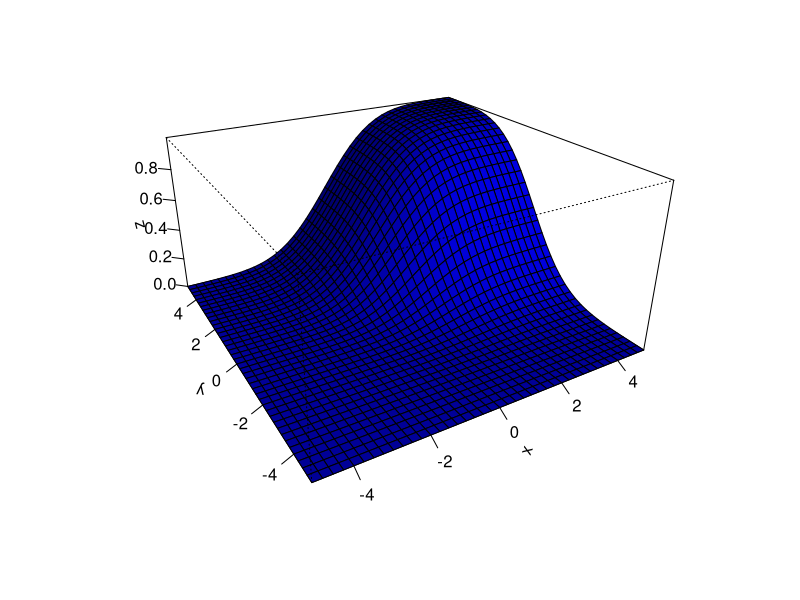
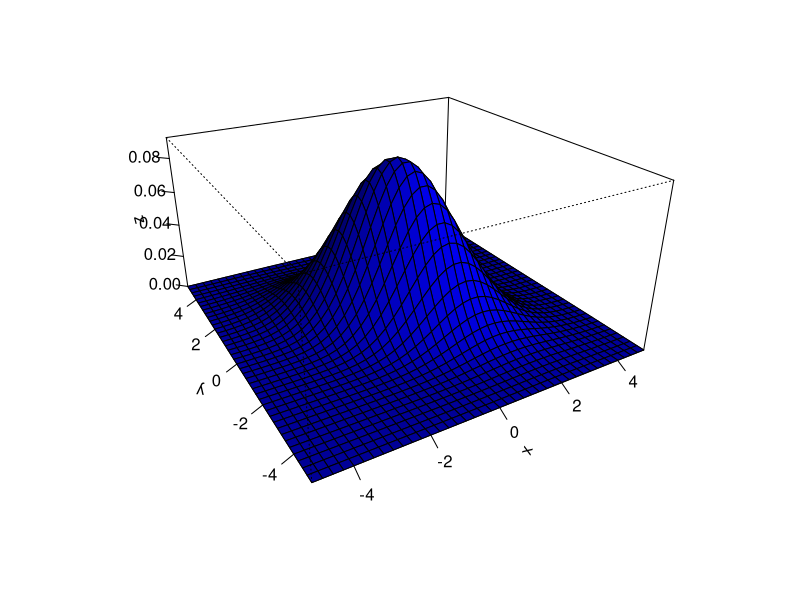
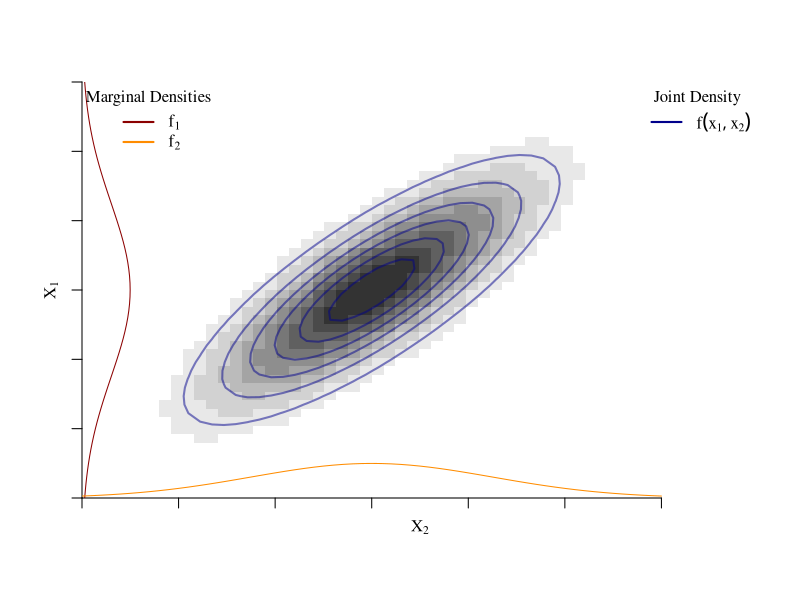
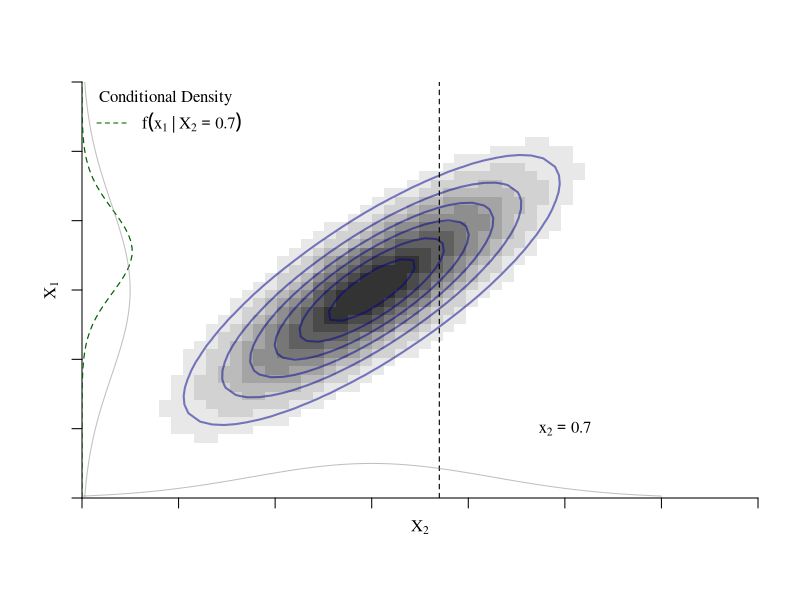
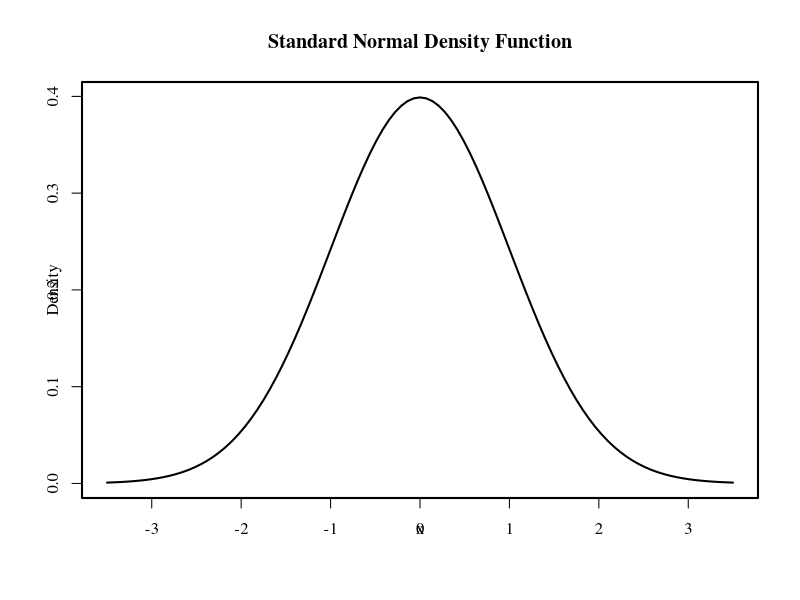
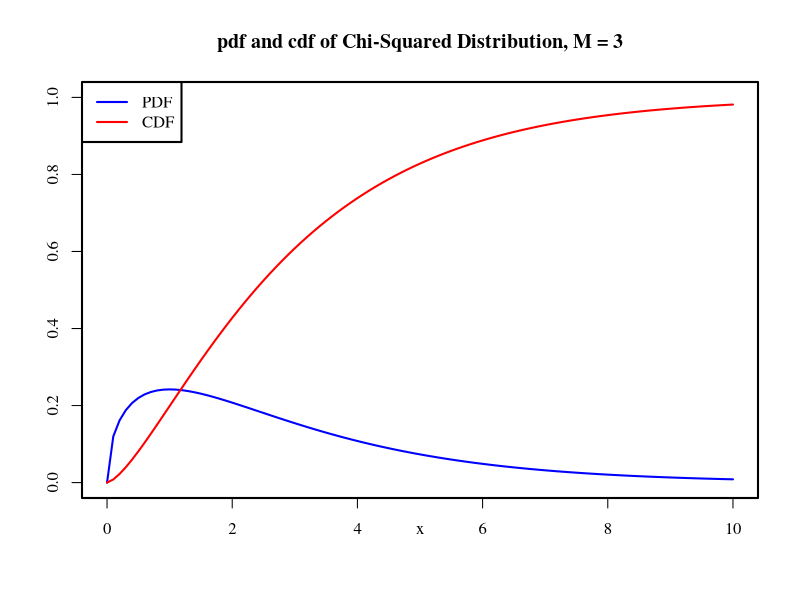
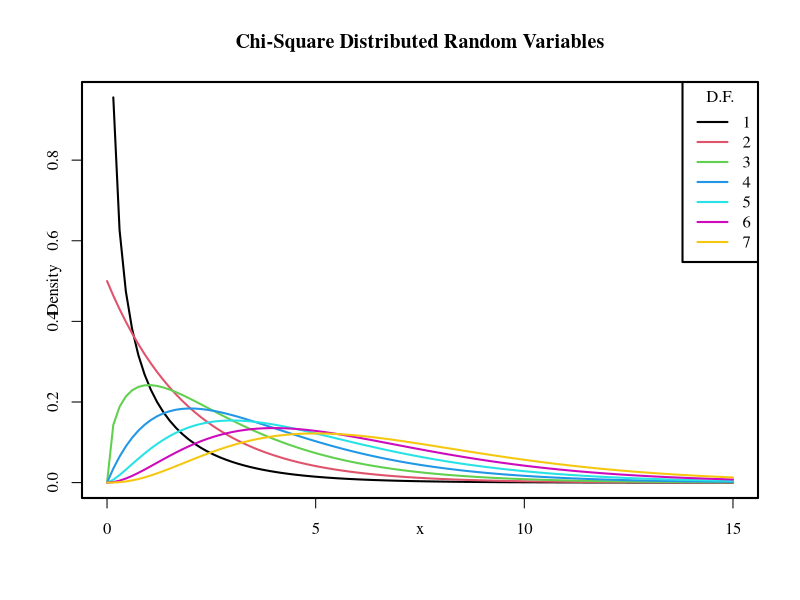
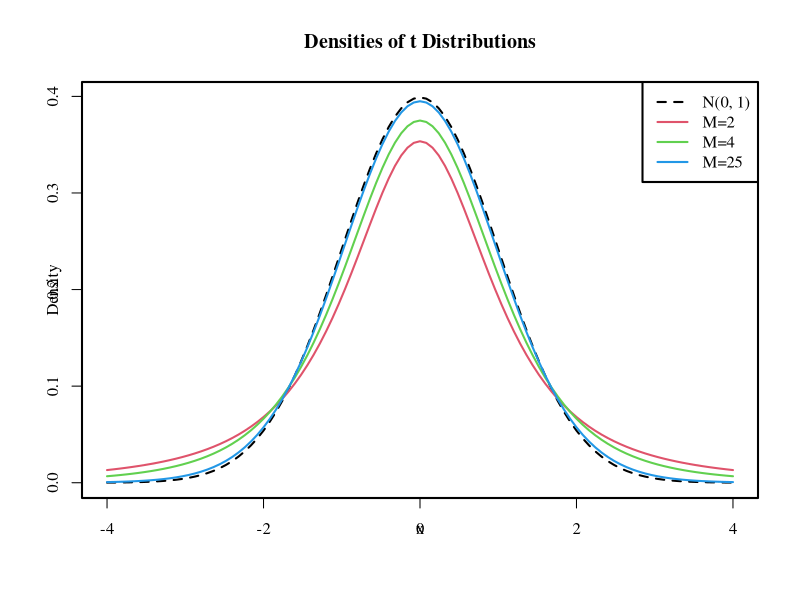

These figures' R source, in order:
## ---- chunk 1
set.seed(869)
## 1 (fair) coin-flip:
results <- sample(x = c("H", "T"), size = 5, replace = TRUE)
## Relative frequency of "H" in 5 coin-flips
length(results[results=="H"])/5

## 10 (fair) coin-flips:
results <- sample(x = c("H", "T"), size = 50, replace = TRUE)
## Relative frequency of "H" in 50 coin-flips
length(results[results=="H"])/50

## 100000 (fair) coin-flips:
results <- sample(x = c("H", "T"), size = 5000, replace = TRUE)
## Relative frequency of "H" in 5000 coin-flips
length(results[results=="H"])/5000
## ---- chunk 2
## Install the package if not installed yet
# install.packages("mnormt")

library(mnormt)

x     <- seq(-5, 5, 0.25) 
y     <- seq(-5, 5, 0.25)
mu    <- c(0, 0)
sigma <- matrix(c(2, -1, -1, 2), nrow = 2)
f     <- function(x, y) pmnorm(cbind(x, y), mu, sigma)
z     <- outer(x, y, f)

persp(x, y, z, theta = -30, phi = 25, 
      shade = 0.75, col = "blue", expand = 0.5, r = 2, 
      ltheta = 25, ticktype = "detailed")
## ---- chunk 3
## Load the package
library(mnormt)

x     <- seq(-5, 5, 0.25) 
y     <- seq(-5, 5, 0.25)
mu    <- c(0, 0)
sigma <- matrix(c(2, -1, -1, 2), nrow = 2)
f     <- function(x, y) dmnorm(cbind(x, y), mu, sigma)
z     <- outer(x, y, f)

persp(x, y, z, theta = -30, phi = 25, 
      shade = 0.75, col = "blue", expand = 0.5, r = 2, 
      ltheta = 25, ticktype = "detailed")
## ---- chunk 4
library("scales")
par(lwd=2,mgp=c(1,1,0), family="serif")
# Modified to extract diagonal.
bivariate.normal <- function(x, mu, Sigma) 
  exp(-.5 * diag(t(x-mu) %*% solve(Sigma) %*% (x-mu))) / sqrt(2 * pi * det(Sigma))

mu    <- c(0,0)
Sigma <- matrix(c(1,.8,.8,1), nrow=2)

x1 <- seq(-3, 3, length.out=50)
x2 <- seq(-3, 3, length.out=50)

# plot(1:10,axes=FALSE, frame.plot=TRUE, lwd=1)

# z can now be calculated much easier.
z     <- bivariate.normal(t(expand.grid(x1,x2)),mu,Sigma)
dim(z)<-c(length(x1),length(x2))
contour(x1, x2, z, col="#4545FF", drawlabels=FALSE, nlevels=5,
        xlab=expression(X[2]), ylab=expression(X[1]),  lwd=1,xlim=c(-3,4),ylim=range(x2),frame.plot=FALSE,axes=FALSE,xaxs = "i", yaxs = "i")
image(x1, x2, z, col=gray(seq(1,.2,len=10)), add=TRUE)
contour(x1, x2, z, col=alpha("darkblue", 0.5), drawlabels=FALSE, nlevels=5, add=TRUE)
#box(lwd=.5)
axis(1,at = -3:3, labels=FALSE,lwd.ticks=1)
axis(2,labels=FALSE,lwd.ticks=1)

# Marginal probability distribution: http://mpdc.mae.cornell.edu/Courses/MAE714/biv-normal.pdf
# Please check this, I'm not sure it is correct.
marginal.x1<-function(x)  exp((-(x-mu[1])^2)/2*(Sigma[1,2]^2)) / (Sigma[1,2]*sqrt(2*pi))
marginal.x2<-function(x)  exp((-(x-mu[1])^2)/2*(Sigma[2,1]^2)) / (Sigma[2,1]*sqrt(2*pi))

# Left side solid
x.s  <- seq(from=min(x1),to=max(x1),by=0.1)
vals<-marginal.x2(x.s)
lines(vals-abs(min(x1)),x.s,lty=1,lwd=1, col="darkred")

# Bottom side solid
vals<-marginal.x1(x.s)
lines(x.s,vals-abs(min(x2)),lty=1,lwd=1, col="darkorange")
legend("topleft", col=c("darkred","darkorange"), lty=1, legend = c(expression(f[1]),expression(f[2])), bty="n",
       title = "Marginal Densities")
legend("topright", col=c("darkblue"), lty=1, legend = expression(f(x[1],x[2])), bty="n",
       title = "Joint Density")
## ---- chunk 5
par(lwd=2,mgp=c(1,1,0), family="serif")
# Modified to extract diagonal.
bivariate.normal <- function(x, mu, Sigma) 
  exp(-.5 * diag(t(x-mu) %*% solve(Sigma) %*% (x-mu))) / sqrt(2 * pi * det(Sigma))

mu    <- c(0,0)
Sigma <- matrix(c(1,.8,.8,1), nrow=2)

x1 <- seq(-3, 3, length.out=50)
x2 <- seq(-3, 3, length.out=50)

# plot(1:10,axes=FALSE, frame.plot=TRUE, lwd=1)

# z can now be calculated much easier.
# z     <- bivariate.normal(t(expand.grid(x1,x2)),mu,Sigma)
# dim(z)<-c(length(x1),length(x2))
# contour(x1, x2, z, col="#4545FF", drawlabels=FALSE, nlevels=5,
#         xlab=expression(X[1]), ylab=expression(X[2]),  lwd=1,xlim=c(-3,4),ylim=range(x2),frame.plot=FALSE,axes=FALSE,xaxs = "i", yaxs = "i")


z     <- bivariate.normal(t(expand.grid(x1,x2)),mu,Sigma)
dim(z)<-c(length(x1),length(x2))
contour(x1, x2, z, col="#4545FF", drawlabels=FALSE, nlevels=5,
        xlab=expression(X[2]), ylab=expression(X[1]),  lwd=1,xlim=c(-3,4),ylim=range(x2),frame.plot=FALSE,axes=FALSE,xaxs = "i", yaxs = "i")
image(x1, x2, z, col=gray(seq(1,.2,len=10)), add=TRUE)
contour(x1, x2, z, col=alpha("darkblue", 0.5), drawlabels=FALSE, nlevels=5, add=TRUE)

#box(lwd=.5)
axis(1,labels=FALSE,lwd.ticks=1)
axis(2,labels=FALSE,lwd.ticks=1)
abline(v=.7, col=1, lwd=1.1, lty=2)
text(2, -2, labels=expression(x[2]==0.7))

# Dotted
f    <- function(x1,x2) bivariate.normal(t(cbind(x1,x2)),mu,Sigma)
x.s  <- seq(from=min(x1),to=max(x1),by=0.1)
vals <- f(x1=0.7,x2=x.s)
lines(vals-abs(min(x1)),x.s,lty=2,lwd=1.2, col="darkgreen")


marginal.x1<-function(x) exp((-(x-mu[1])^2)/2*(Sigma[1,2]^2)) / (Sigma[1,2]*sqrt(2*pi))
marginal.x2<-function(x) exp((-(x-mu[1])^2)/2*(Sigma[2,1]^2)) / (Sigma[2,1]*sqrt(2*pi))

# Left side solid
vals<-marginal.x2(x.s)
lines(vals-abs(min(x1)),x.s,lty=1,lwd=1, col=gray(.5, 0.5))
 
# Bottom side solid
vals<-marginal.x1(x.s)
lines(x.s,vals-abs(min(x2)),lty=1,lwd=1, col=gray(.5, 0.5))

# legend("topright", col=c("darkred","darkorange"), lty=1, legend = c(expression(f[1]),expression(f[2])), bty="n",
#        title = "Marginal Densities")
legend("topleft", col="darkgreen", lty=2.1, lwd=.98, 
legend = expression(f(x[1]~ "|" ~ X[2]==0.7)), bty="n",
       title = "Conditional Density")
## ---- chunk 6
set.seed(51)
## Set the parameter k
k <- 10
## Draw one realization from the discrete uniform distribution
sample(x = 1:k, size = 1, replace = TRUE)
## ---- chunk 7
set.seed(51)
## Set the parameter p
p <- 0.25
## Draw n realization from the discrete uniform distribution
n <- 5
sample(x = c(0,1), size = n, prob = c(1-p, p), replace=TRUE)

## Alternatively:
## (Bernoulli(p) equals Binomial(1,p))
rbinom(n = n, size = 1, prob = p)
## ---- chunk 8
set.seed(51)
## Set the parameters n and p
size <-   10 # number of trials
p    <- 0.25 # prob of success

## Draw n realization from the binomial distribution:
n <- 5
rbinom(n = n, size = size, prob = p)
## ---- chunk 9
## Drawing from the uniform distribution:
n <- 10
a <- 0
b <- 1
runif(n = n, min = a, max = b)
## ---- chunk 10
# draw a plot of the N(0,1) PDF
curve(dnorm(x),
      xlim = c(-3.5, 3.5),
      ylab = "Density", 
      main = "Standard Normal Density Function") 
## ---- chunk 11
## Drawing from the uniform distribution:
n     <- 12
mu    <- 0
sigma <- 1
rnorm(n = n, mean = mu, sd = sigma) 
## ---- chunk 12
# plot the PDF
curve(dchisq(x, df = 3), 
      xlim = c(0, 10), 
      ylim = c(0, 1), 
      col = "blue",
      ylab = "",
      main = "pdf and cdf of Chi-Squared Distribution, M = 3")

# add the CDF to the plot
curve(pchisq(x, df = 3), 
      xlim = c(0, 10), 
      add = TRUE, 
      col = "red")

# add a legend to the plot
legend("topleft", 
       c("PDF", "CDF"), 
       col = c("blue", "red"), 
       lty = c(1, 1))
## ---- chunk 13
# plot the density for M=1
curve(dchisq(x, df = 1), 
      xlim = c(0, 15), 
      xlab = "x", 
      ylab = "Density", 
      main = "Chi-Square Distributed Random Variables")

# add densities for M=2,...,7 to the plot using a 'for()' loop 
for (M in 2:7) {
  curve(dchisq(x, df = M),
        xlim = c(0, 15), 
        add = T, 
        col = M)
}

# add a legend
legend("topright", 
       as.character(1:7), 
       col = 1:7 , 
       lty = 1, 
       title = "D.F.")
## ---- chunk 14
# plot the standard normal density
curve(dnorm(x), 
      xlim = c(-4, 4), 
      xlab = "x", 
      lty = 2, 
      ylab = "Density", 
      main = "Densities of t Distributions")

# plot the t density for M=2
curve(dt(x, df = 2), 
      xlim = c(-4, 4), 
      col = 2, 
      add = T)

# plot the t density for M=4
curve(dt(x, df = 4), 
      xlim = c(-4, 4), 
      col = 3, 
      add = T)

# plot the t density for M=25
curve(dt(x, df = 25), 
      xlim = c(-4, 4), 
      col = 4, 
      add = T)

# add a legend
legend("topright", 
       c("N(0, 1)", "M=2", "M=4", "M=25"), 
       col = 1:4, 
       lty = c(2, 1, 1, 1))
## ---- chunk 15
pf(2, df1 = 3, df2 = 14, lower.tail = F)
## ---- chunk 16
# define coordinate vectors for vertices of the polygon
x <- c(2, seq(2, 10, 0.01), 10)
y <- c(0, df(seq(2, 10, 0.01), 3, 14), 0)

# draw density of F_{3, 14}
curve(df(x ,3 ,14), 
      ylim = c(0, 0.8), 
      xlim = c(0, 10), 
      ylab = "Density",
      main = "Density Function")

# draw the polygon
polygon(x, y, col = "orange")
